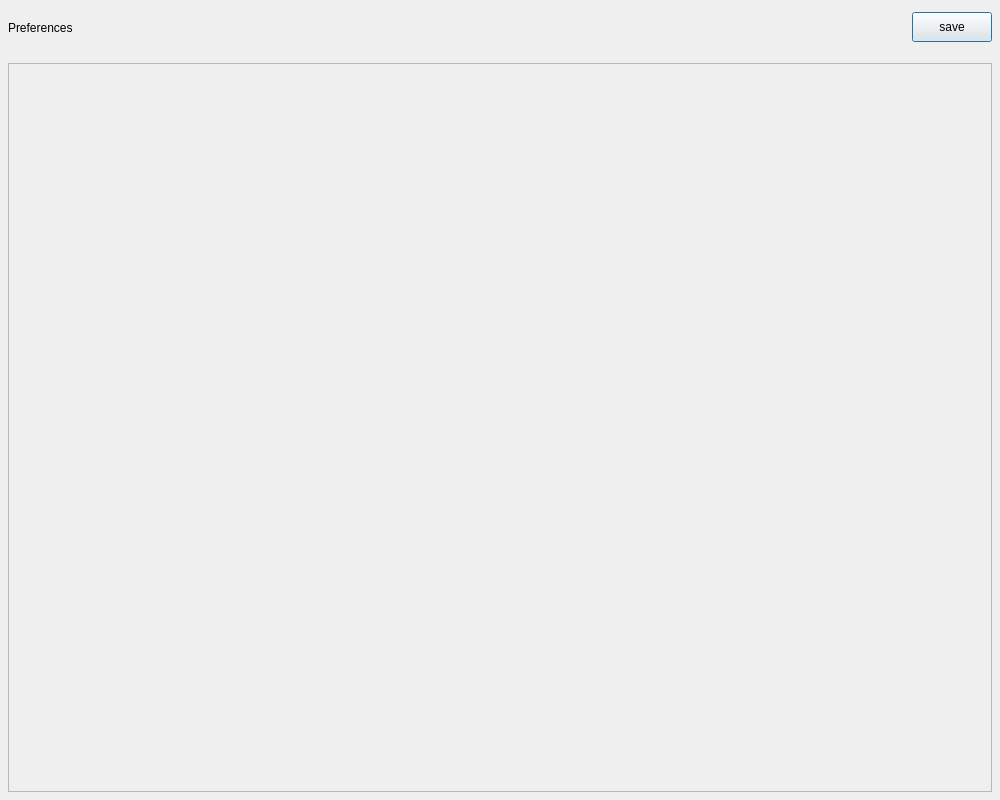
<?xml version="1.0" encoding="UTF-8"?>
<ui version="4.0">
 <class>DialogPreferences</class>
 <widget class="QDialog" name="DialogPreferences">
  <property name="geometry">
   <rect>
    <x>0</x>
    <y>0</y>
    <width>1000</width>
    <height>800</height>
   </rect>
  </property>
  <property name="minimumSize">
   <size>
    <width>1000</width>
    <height>800</height>
   </size>
  </property>
  <property name="maximumSize">
   <size>
    <width>1000</width>
    <height>16777215</height>
   </size>
  </property>
  <property name="windowTitle">
   <string>Dialog</string>
  </property>
  <layout class="QVBoxLayout" name="verticalLayout">
   <property name="spacing">
    <number>0</number>
   </property>
   <property name="leftMargin">
    <number>0</number>
   </property>
   <property name="topMargin">
    <number>0</number>
   </property>
   <property name="rightMargin">
    <number>0</number>
   </property>
   <property name="bottomMargin">
    <number>0</number>
   </property>
   <item>
    <widget class="QFrame" name="frame_controls">
     <property name="minimumSize">
      <size>
       <width>0</width>
       <height>55</height>
      </size>
     </property>
     <property name="maximumSize">
      <size>
       <width>16777215</width>
       <height>55</height>
      </size>
     </property>
     <property name="frameShape">
      <enum>QFrame::Shape::NoFrame</enum>
     </property>
     <property name="frameShadow">
      <enum>QFrame::Shadow::Raised</enum>
     </property>
     <layout class="QHBoxLayout" name="horizontalLayout_2">
      <property name="spacing">
       <number>8</number>
      </property>
      <property name="leftMargin">
       <number>8</number>
      </property>
      <property name="topMargin">
       <number>8</number>
      </property>
      <property name="rightMargin">
       <number>8</number>
      </property>
      <property name="bottomMargin">
       <number>8</number>
      </property>
      <item>
       <widget class="QLabel" name="label_title">
        <property name="accessibleName">
         <string>title</string>
        </property>
        <property name="text">
         <string>Preferences</string>
        </property>
       </widget>
      </item>
      <item>
       <spacer name="horizontalSpacer_3">
        <property name="orientation">
         <enum>Qt::Orientation::Horizontal</enum>
        </property>
        <property name="sizeHint" stdset="0">
         <size>
          <width>654</width>
          <height>20</height>
         </size>
        </property>
       </spacer>
      </item>
      <item>
       <widget class="QPushButton" name="btn_save">
        <property name="minimumSize">
         <size>
          <width>80</width>
          <height>30</height>
         </size>
        </property>
        <property name="maximumSize">
         <size>
          <width>80</width>
          <height>30</height>
         </size>
        </property>
        <property name="accessibleName">
         <string>normal</string>
        </property>
        <property name="text">
         <string>save</string>
        </property>
        <property name="default">
         <bool>false</bool>
        </property>
        <property name="flat">
         <bool>false</bool>
        </property>
       </widget>
      </item>
     </layout>
    </widget>
   </item>
   <item>
    <widget class="QFrame" name="frame_content">
     <property name="accessibleName">
      <string/>
     </property>
     <property name="frameShape">
      <enum>QFrame::Shape::NoFrame</enum>
     </property>
     <property name="frameShadow">
      <enum>QFrame::Shadow::Raised</enum>
     </property>
     <layout class="QHBoxLayout" name="horizontalLayout">
      <property name="spacing">
       <number>8</number>
      </property>
      <property name="leftMargin">
       <number>8</number>
      </property>
      <property name="topMargin">
       <number>8</number>
      </property>
      <property name="rightMargin">
       <number>8</number>
      </property>
      <property name="bottomMargin">
       <number>8</number>
      </property>
      <item>
       <widget class="QScrollArea" name="scrollArea">
        <property name="accessibleName">
         <string/>
        </property>
        <property name="frameShape">
         <enum>QFrame::Shape::StyledPanel</enum>
        </property>
        <property name="verticalScrollBarPolicy">
         <enum>Qt::ScrollBarPolicy::ScrollBarAsNeeded</enum>
        </property>
        <property name="horizontalScrollBarPolicy">
         <enum>Qt::ScrollBarPolicy::ScrollBarAlwaysOff</enum>
        </property>
        <property name="widgetResizable">
         <bool>true</bool>
        </property>
        <widget class="QWidget" name="frame_scrollArea">
         <property name="geometry">
          <rect>
           <x>0</x>
           <y>0</y>
           <width>982</width>
           <height>727</height>
          </rect>
         </property>
         <property name="accessibleName">
          <string>scrollArea</string>
         </property>
         <property name="autoFillBackground">
          <bool>true</bool>
         </property>
         <property name="styleSheet">
          <string notr="true"/>
         </property>
         <layout class="QVBoxLayout" name="verticalLayout_2">
          <property name="spacing">
           <number>4</number>
          </property>
          <property name="leftMargin">
           <number>0</number>
          </property>
          <property name="topMargin">
           <number>0</number>
          </property>
          <property name="rightMargin">
           <number>0</number>
          </property>
          <property name="bottomMargin">
           <number>0</number>
          </property>
          <item>
           <spacer name="spacer">
            <property name="orientation">
             <enum>Qt::Orientation::Vertical</enum>
            </property>
            <property name="sizeHint" stdset="0">
             <size>
              <width>20</width>
              <height>558</height>
             </size>
            </property>
           </spacer>
          </item>
         </layout>
        </widget>
       </widget>
      </item>
     </layout>
    </widget>
   </item>
  </layout>
 </widget>
 <resources/>
 <connections/>
</ui>
